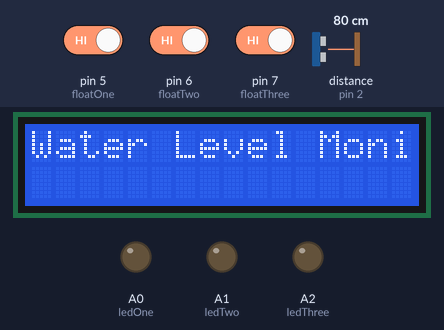
A sketch run on a simulated Arduino Uno, built with avr-gcc and run on an emulated ATmega328P. Parts: 16×2 character LCD, output pins drawn as LEDs (lit = HIGH). Inputs (shaded band) come from the test bench; at power-on: pin 5 (floatOne) HIGH, pin 6 (floatTwo) HIGH, pin 7 (floatThree) HIGH, distance to the obstacle (sensor on pin 2) 80 cm. The echo pulse lasts 58.3 µs per cm; the modem accepts every AT command (registered, SIM ready, sends succeed) and sends nothing else; what the sketch prints to the serial monitor is not drawn.

Above: at 0.5 s.
At 2.0 s:
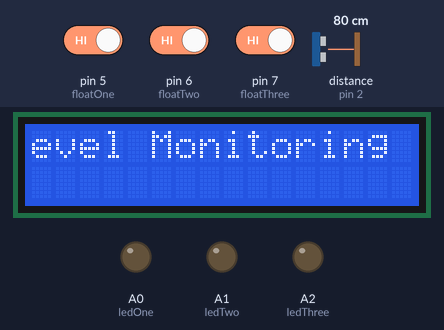
At 3.8 s:
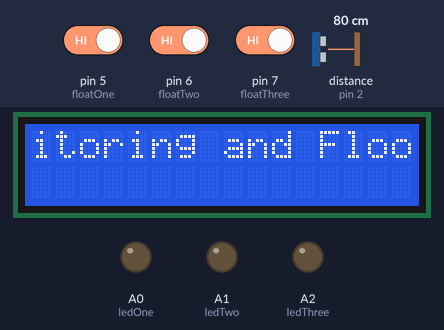
At 7.2 s:
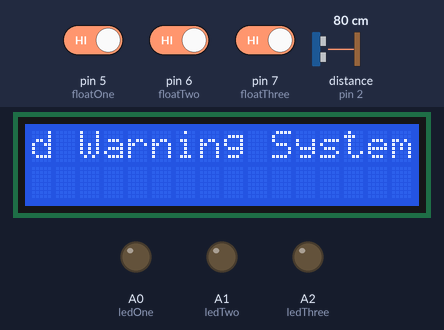
At 7.9 s:
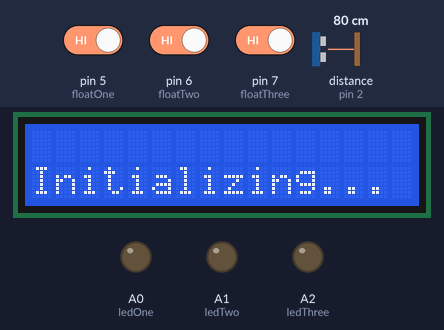
At 13.6 s:
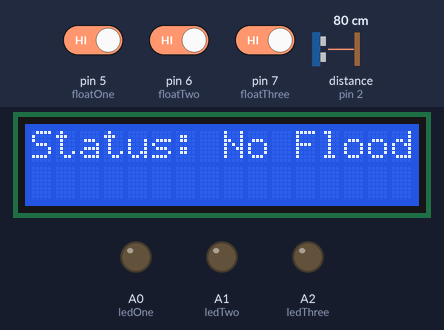

The sketch:

brix.ino
```cpp
/**
 *  AUTHOR: JEFFREY E. SEGOVIA, ECE, ECT
 *  DESCRIPTION: FLOOD STUFF
 *  DATE: February 26, 2021
 *
 **/

#include <Arduino.h>
#include <NewPing.h>
#include <SoftwareSerial.h>
#include <LiquidCrystal_I2C.h>

// GSM PINS
const byte GSM_TX = 10;                  // 5VT
const byte GSM_RX = 11;                  // 5VR
String priorityNumber = "+639385278444"; // subject to change ** PRIORITY

// float switches
const byte floatOne = 5;
const byte floatTwo = 6;
const byte floatThree = 7;

// LED indicators
const byte ledOne = A0;
const byte ledTwo = A1;
const byte ledThree = A2;

// Ultrasonic Sensor
const byte TRIG = 3;
const byte ECHO = 2;
const int MAX_DISTANCE = 450; // 450 cm

// state variables
bool hasLevelUpdated = false;
int previousLevel = 0;
int currentLevel = 0;

unsigned long lastDebounceTime = 0;
unsigned long debounceDelay = 50;

const int distanceOne = 50;
const int distanceTwo = 40;
const int distanceThree = 30;
const int iteration = 5;

const byte scrollDelay = 200;
const String THESIS_TITLE = "Water Level Monitoring and Flood Warning System";
// instances
NewPing sonar(TRIG, ECHO, MAX_DISTANCE);
SoftwareSerial gsm(GSM_TX, GSM_RX);
LiquidCrystal_I2C lcd(0x27, 16, 2);

// custom function for handling delays
bool jeffDelay(unsigned long interval)
{
  unsigned long now = millis();
  while (!((millis() - now) > interval))
    ;
  return true;
}

void showWelcomeMsg()
{
  lcd.clear();

  int i = 0;
  int l = THESIS_TITLE.length() - 16;
  if (!jeffDelay(scrollDelay * 2))
    return;
  while (i <= l)
  {
    lcd.setCursor(0, 0);
    String toShow = THESIS_TITLE.substring(i, i + 16);
    lcd.print(toShow);
    i = i + 1;
    if (!jeffDelay(scrollDelay))
      return;
  }
  if (!jeffDelay(scrollDelay * 2))
    return;
  String str = "Welcome!";
  lcd.clear();
  lcd.setCursor((16 - str.length()) / 2, 0);
  lcd.print(str);
  str = "Initializing...";
  lcd.clear();
  lcd.setCursor((16 - str.length()) / 2, 1);
  lcd.print(str);
  Serial.println(str);
  if (!jeffDelay(1000))
    return;
  lcd.clear();
}

void jeffSendTxt(String sms)
{
  gsm.println("AT+CMGF=1");
  if (!jeffDelay(1000))
    return;
  gsm.println("AT+CMGS=\"" + priorityNumber + "\"\r");
  if (!jeffDelay(1000))
    return;
  gsm.println(sms);
  if (!jeffDelay(1000))
    return;
  gsm.println((char)26); // ASCII code of CTRL+Z
  if (!jeffDelay(1000))
    return;
  Serial.println("Message has been sent!");
  if (!jeffDelay(500))
    return;
}

void jeffSendToOne(String number, String msg)
{
  gsm.println("AT+CMGF=1");
  if (!jeffDelay(1000))
    return;
  gsm.println("AT+CMGS=\"" + number + "\"\r");
  if (!jeffDelay(1000))
    return;
  gsm.println(msg);
  if (!jeffDelay(1000))
    return;
  gsm.println((char)26); // ASCII code of CTRL+Z
  if (!jeffDelay(1000))
    return;
  Serial.println("Message has been sent!");
  if (!jeffDelay(500))
    return;
}

void initiateCall()
{

  String callCommand = "ATD" + priorityNumber + ";";
  gsm.println(callCommand);
  if (!jeffDelay(100))
    return;
  gsm.println();
  if (!jeffDelay(20000))
    return;           // wait for 25 seconds …
  gsm.println("ATH"); // Drop the phone
  if (!jeffDelay(300))
    return;
}

int getLevel()
{
  // without confirmation from ultrasonic
  if (digitalRead(floatThree) == LOW)
    return 3;
  if (digitalRead(floatTwo) == LOW)
    return 2;
  if (digitalRead(floatOne) == LOW)
    return 1;

  return 0;
}

int getWaterLevelBySonar()
{
  unsigned long readTimeMS = sonar.ping_median(iteration) + 3;

  int waterDistance = sonar.convert_cm(readTimeMS);

  if (waterDistance <= distanceThree)
    return 3;
  if (waterDistance <= distanceTwo)
    return 2;
  if (waterDistance <= distanceOne)
    return 1;

  return 0;
}

void resetLEDs()
{
  digitalWrite(ledOne, LOW);
  digitalWrite(ledTwo, LOW);
  digitalWrite(ledThree, LOW);
}

void manageLEDIndicators(int level)
{
  resetLEDs();

  switch (level)
  {
  case 1:
    digitalWrite(ledOne, HIGH);
    break;
  case 2:
    digitalWrite(ledTwo, HIGH);
    break;
  case 3:
    digitalWrite(ledThree, HIGH);
    break;
  default:
    resetLEDs();
    break;
  }
}

void showLCDMessage(int level)
{
  String msg = level == 0 ? "Status: No Flood" : "Status: Flooding";
  lcd.setCursor(0, 0);
  lcd.print(msg);

  if (level != 0)
  {
    lcd.setCursor(0, 1);
    lcd.print("Level " + String(level));
  }
}

void sendAlert(int level, int waterDistance)
{

  if (level == 1 && waterDistance == 1)
  {
    Serial.println(F("Water level: 1"));
    manageLEDIndicators(1);
    // show LCD Message
    showLCDMessage(1);
    jeffSendTxt("FLOOD ALERT: LEVEL 1");

    return;
  }

  if (level == 2 && waterDistance == 2)
  {
    Serial.println(F("Water level: 2"));
    manageLEDIndicators(2);
    // show LCD Message
    showLCDMessage(2);
    jeffSendTxt("FLOOD ALERT: LEVEL 2");

    return;
  }

  if (level == 3 && waterDistance == 3)
  {
    Serial.println(F("Water level: 3"));
    manageLEDIndicators(3);
    // show LCD Message
    showLCDMessage(3);
    jeffSendTxt("FLOOD ALERT: LEVEL 3");

    return;
  }

  Serial.println(F("No flood."));
  // show LCD Message
  showLCDMessage(0);
  resetLEDs();
  return;
}

void setup()
{
  pinMode(floatOne, INPUT_PULLUP);
  pinMode(floatTwo, INPUT_PULLUP);
  pinMode(floatThree, INPUT_PULLUP);

  pinMode(ledOne, OUTPUT);
  pinMode(ledTwo, OUTPUT);
  pinMode(ledThree, OUTPUT);

  // Comms
  Serial.begin(9600);
  gsm.begin(9600);

  // LCD
  // lcd
  lcd.init();
  lcd.backlight();

  Serial.println(THESIS_TITLE);

  showWelcomeMsg();

  jeffSendTxt("SYSTEM RESTARTED");
}

void loop()
{

  int level = getLevel();
  int waterDistance = getWaterLevelBySonar();

  Serial.println(waterDistance);

  if (level != previousLevel)
  {
    lastDebounceTime = millis();
  }

  if ((millis() - lastDebounceTime) > debounceDelay)
  {

    if (level != currentLevel)
    {
      currentLevel = level;
    }

    sendAlert(currentLevel, waterDistance);
  }

  previousLevel = level;
}
```

Measured:
- what the display in image 3 shows lasts 0.6 s, from 7.2 s to 7.8 s
- what the display in image 4 shows lasts 1.0 s, from 7.8 s to 8.8 s
